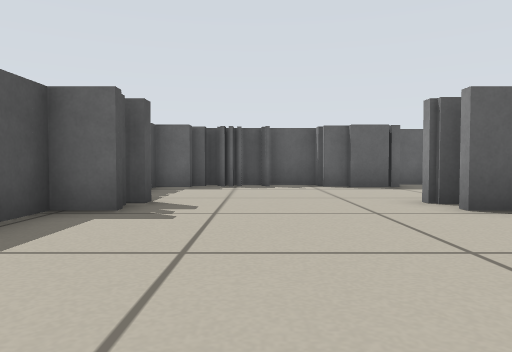
view 1 (above)

16 first-person views from a walk through a Stage world. The camera is 0.31 m above the floor, tilts 2° down and sees 70° across. The lines on the ground mark 1 m squares. The floor is counted in squares, 0.5 m on a side. Each view is taken from the middle of a square. On the plan, view 1 faces up. The plan holds only what a view shows up to about 10 squares ahead; the rest is blank. Robots are left out.

view 2
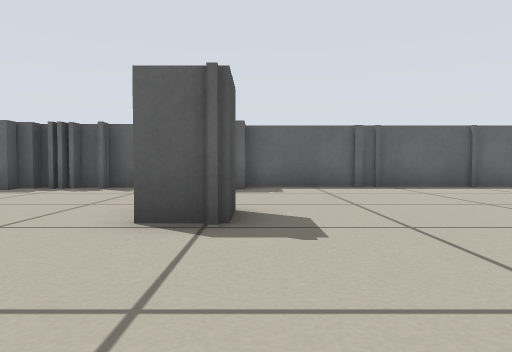

view 3
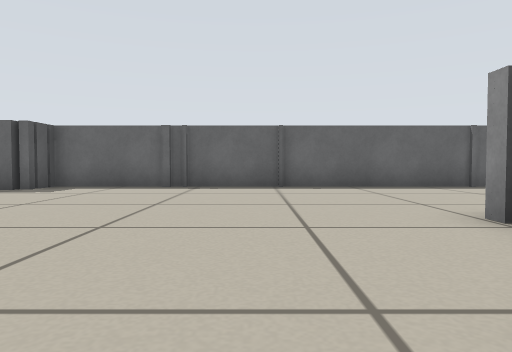

view 4
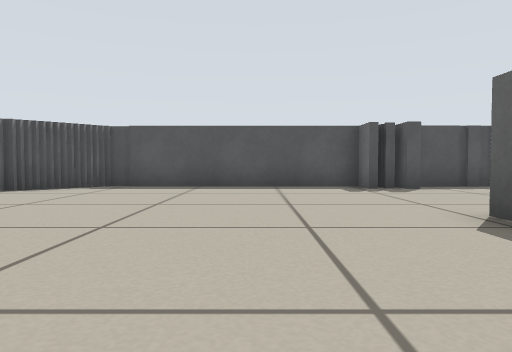

view 5
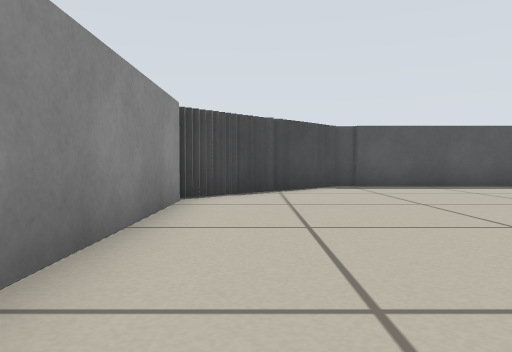

view 6
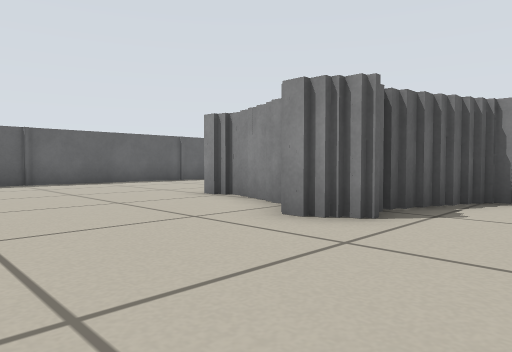

view 7
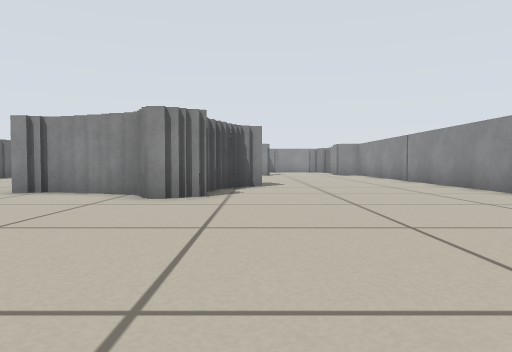

view 8
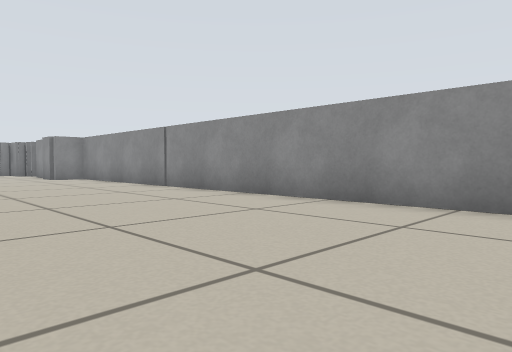

view 9
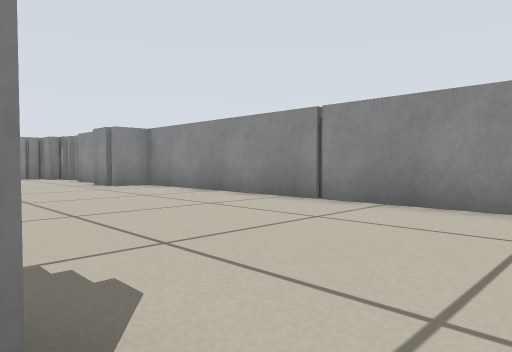

view 10
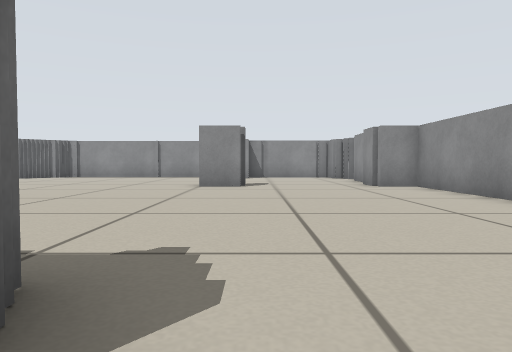

view 11
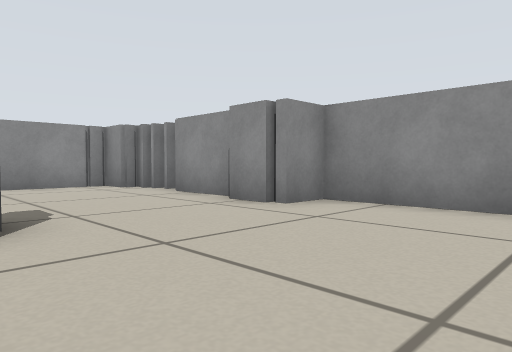

view 12
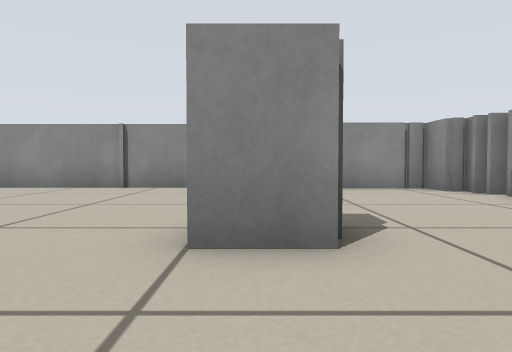

view 13
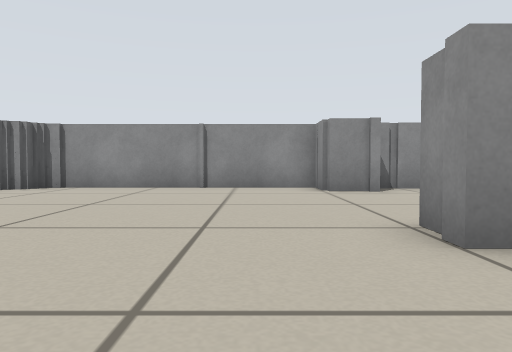

view 14
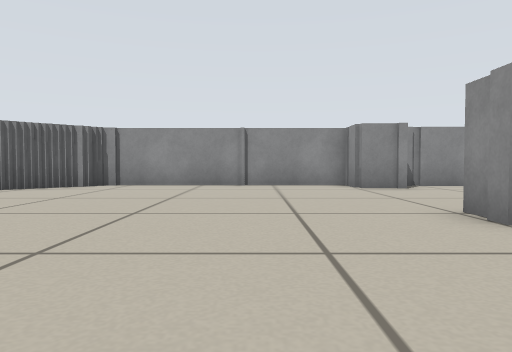

view 15
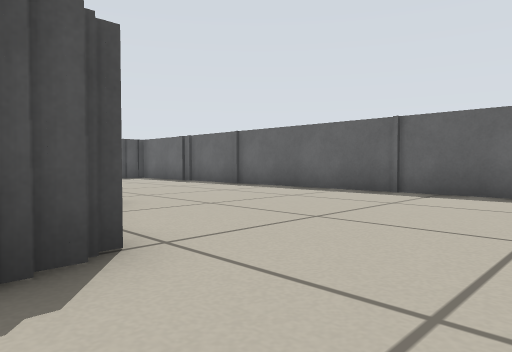

view 16
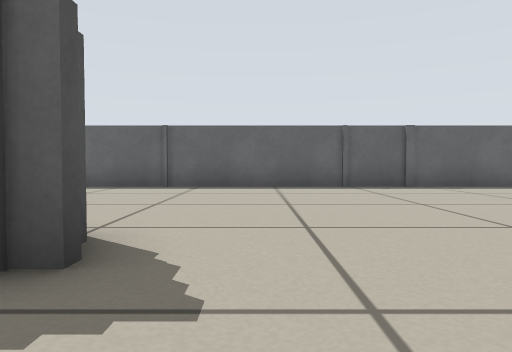

### Floor plan
Points are (right, up) in squares from view 1. A wall is a line through its corners. A room is listed if a view was taken in it or the views show most of it. See-through windows are left out.
Room 1 (views 1, 2, 3, 4, 5, 6, 7, 8, 9, 10, 11, 12, 13, 14, 15, 16)
walls: (11.5, 3.1) (11.5, 4.1); (11.2, 2.2) (11.2, 3.1); (11.8, 4) (11.8, 4.5); (11.5, 4.4) (11.5, 5.1); (10.4, 1.2) (10.4, 2.1); (11.5, 1) (10.7, 1) (10.7, 1.4); (12.6, 1) (11.6, 1); (13.4, 0.7) (12.5, 0.7); (13.7, -0.2) (13.7, 0.5); (15.7, 4) (15.7, 3.4); (14.9, 0.1) (14.2, 0.1); (16, 3.1) (15.5, 3.1); (3.7, 5.9) (3.7, 4.7) (2.8, 4.7); (3.1, 5.6) (2.8, 5.6) (2.8, 5.9); (8.9, -5.3) (22.6, -5.3) (22.6, -4.2) (23.9, -4.2); (2.5, 9.6) (1.8, 9.6); (22.6, -0.6) (22.6, 0.5) (23.6, 0.5); (1, 10.2) (0.4, 10.2) (0.4, 9.6); (-1.8, 4.7) (-2.7, 4.7) (-2.7, -2.1); (-1.7, 6) (-1.7, 5.6) (-2.5, 5.6); (0.1, 10.2) (-0.4, 10.2) (-0.4, 9.8) (-1.1, 9.8); (-1.9, 5.2) (-2.5, 5.2); (-0.6, -3.9) (-0.6, -4.4); (-0.9, -3.5) (-0.9, -4); (0.2, -5.3) (5.2, -5.3); (-0.6, 10.2) (-0.6, 9.8); (-1.6, 9.4) (-2.7, 9.4) (-2.7, 6.2); (-1.4, 9.8) (-1.9, 9.8); (-2.2, -2.1) (-2.2, -2.6); (-1.8, -3.1) (-1.2, -3.1); (23.8, 10.6) (3.7, 10.6) (3.7, 9.4) (2.4, 9.4); (24.1, -4.5) (26.2, -4.5); (27.5, 8.5) (27.5, 9); (28, -0.8) (28, 0.5) (29.2, 0.5) (29.2, 7.4); (27.2, -4.5) (27.6, -4.5); (28.6, 7.4) (28.6, 7.9); (28.4, 8.2) (28, 8.2) (28, 8.5); (28, -4.6) (28, -4.2) (28.9, -4.2) (28.9, -1)

Positions as (right, up) in squares from view 1, and headings:
1: (0, 0), facing up
2: (4, 1), facing up
3: (9, 1), facing up
4: (7, 2), facing left
5: (7, -4), facing left
6: (7, -1), facing up-right
7: (4, 0), facing right
8: (8, 0), facing down-right
9: (13, 0), facing down-right
10: (13, -1), facing right
11: (19, 0), facing down-right
12: (20, 0), facing right
13: (20, 2), facing right
14: (19, 3), facing right
15: (18, 3), facing up-left
16: (17, 1), facing up
